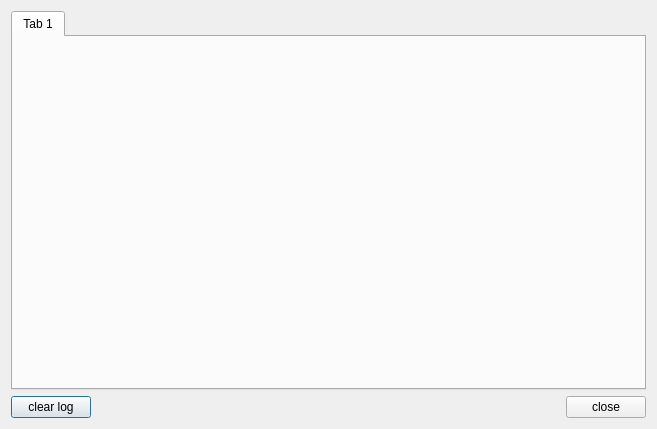
<?xml version="1.0" encoding="UTF-8"?>
<ui version="4.0">
 <class>logViewObject</class>
 <widget class="QDialog" name="logViewObject">
  <property name="geometry">
   <rect>
    <x>0</x>
    <y>0</y>
    <width>657</width>
    <height>429</height>
   </rect>
  </property>
  <property name="windowTitle">
   <string>Dialog</string>
  </property>
  <layout class="QGridLayout" name="gridLayout">
   <item row="0" column="0" colspan="3">
    <widget class="QTabWidget" name="logTab">
     <property name="currentIndex">
      <number>0</number>
     </property>
     <widget class="QWidget" name="tab">
      <attribute name="title">
       <string>Tab 1</string>
      </attribute>
     </widget>
    </widget>
   </item>
   <item row="1" column="0">
    <widget class="QPushButton" name="clearLogButton">
     <property name="text">
      <string>clear log</string>
     </property>
     <property name="icon">
      <iconset resource="../resources.qrc">
       <normaloff>:/icons/trash-can.png</normaloff>:/icons/trash-can.png</iconset>
     </property>
     <property name="iconSize">
      <size>
       <width>22</width>
       <height>22</height>
      </size>
     </property>
    </widget>
   </item>
   <item row="1" column="1">
    <spacer name="horizontalSpacer">
     <property name="orientation">
      <enum>Qt::Horizontal</enum>
     </property>
     <property name="sizeHint" stdset="0">
      <size>
       <width>40</width>
       <height>20</height>
      </size>
     </property>
    </spacer>
   </item>
   <item row="1" column="2">
    <widget class="QPushButton" name="closeButton">
     <property name="text">
      <string>close</string>
     </property>
     <property name="icon">
      <iconset resource="../resources.qrc">
       <normaloff>:/icons/application-exit.png</normaloff>:/icons/application-exit.png</iconset>
     </property>
     <property name="iconSize">
      <size>
       <width>22</width>
       <height>22</height>
      </size>
     </property>
    </widget>
   </item>
  </layout>
 </widget>
 <resources>
  <include location="../resources.qrc"/>
 </resources>
 <connections>
  <connection>
   <sender>clearLogButton</sender>
   <signal>clicked()</signal>
   <receiver>logViewObject</receiver>
   <slot>slot_clearLogButtonClicked()</slot>
   <hints>
    <hint type="sourcelabel">
     <x>72</x>
     <y>406</y>
    </hint>
    <hint type="destinationlabel">
     <x>129</x>
     <y>404</y>
    </hint>
   </hints>
  </connection>
  <connection>
   <sender>closeButton</sender>
   <signal>clicked()</signal>
   <receiver>logViewObject</receiver>
   <slot>slot_closeButtonClicked()</slot>
   <hints>
    <hint type="sourcelabel">
     <x>589</x>
     <y>404</y>
    </hint>
    <hint type="destinationlabel">
     <x>524</x>
     <y>404</y>
    </hint>
   </hints>
  </connection>
 </connections>
 <slots>
  <slot>slot_closeButtonClicked()</slot>
  <slot>slot_clearLogButtonClicked()</slot>
 </slots>
</ui>
